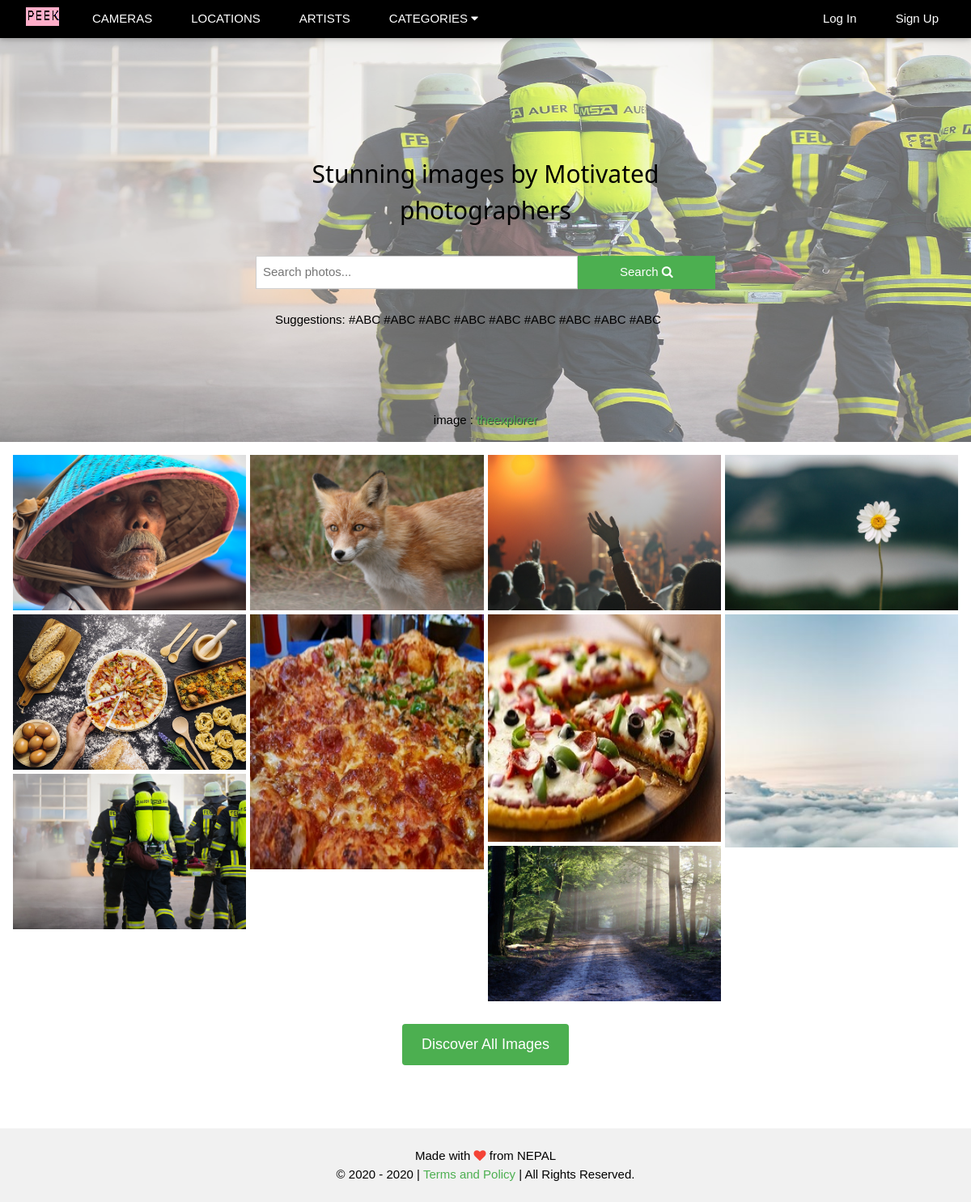
/, run on an earlier commit of the app's database.
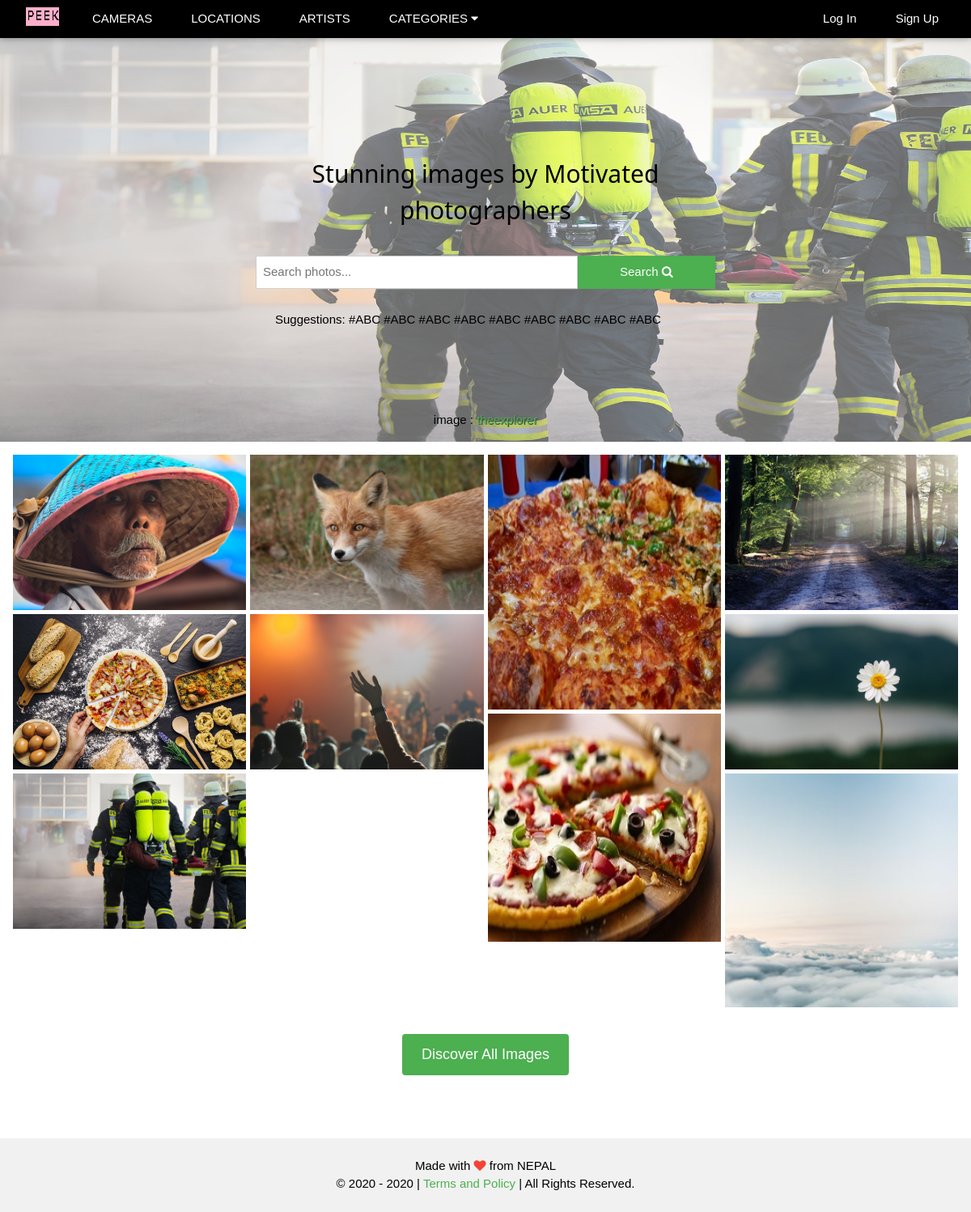
And on a later commit of the database.
### photos/models.py (models this page shows, shortened)
class Photo(models.Model):
    title = models.CharField(max_length=254)
    slug = models.SlugField(unique=True)
    category = models.ForeignKey('Category', on_delete=models.CASCADE)
    image = models.ImageField(upload_to=upload_image_path)
    image_type = models.CharField(max_length=10)
    camera = models.ForeignKey('Camera', on_delete=models.CASCADE)
    location = models.ForeignKey('Location', on_delete=models.CASCADE)
    tags = models.TextField()
    description = models.TextField()
    user = models.ForeignKey(User, on_delete=models.CASCADE)
    active = models.BooleanField(default=True)
    views_count = models.IntegerField(default=0)
    modified_on = models.DateTimeField(auto_now=True)
    uploaded_on = models.DateTimeField(auto_now_add=True)

### users/models.py (models this page shows)
class UserProfile(AbstractUser):
    first_name = models.CharField(max_length=254)
    last_name = models.CharField(max_length=254)
    email = models.EmailField(max_length=254, unique=True)
    profile_picture = models.ImageField(blank=True, upload_to=upload_image_path)
    profession = models.CharField(max_length=254, blank=True)
    address = models.CharField(max_length=254, blank=True)
    dob = models.DateField(blank=True, null=True)
    donate = models.CharField(max_length=254, blank=True)
    fb_username = models.CharField(max_length=254, blank=True)
    tw_username = models.CharField(max_length=254, blank=True)
    in_username = models.CharField(max_length=254, blank=True)

### photos/views.py (the view)
# urls.py: path('', index_page_view, name='index'),
def index_page_view(request):
    home = get_object_or_404(Photo, id=6)
    data = Photo.objects.filter(active=True).order_by('-views_count')[:20]
    return render(request, 'index.html', {'home' : home, 'data' : data})

### photos/context_processors.py (called while the page is built)
def category(request):
    cats = Category.objects.all().order_by('category')
    return {'cat_menu' : cats}

### photos/models.py (called while the page is built)
    def __str__(self):
        return self.category

### templates/index.html (shortened to what this page needs)
{% extends 'base.html' %}
{% block content %}
<div class="w3-display-container w3-center"  style="margin-top:46px">
    <img class="w3-image w3-opacity" src="{{ home.image.url }}" style="height:500px; width:100%">
    <div class="w3-display-middle w3-center w3-container">
        <h2 class="w3-hide-medium w3-hide-small w3-padding-24">Stunning images by Motivated photographers</h2>
        <form action="{% url 'browse' %}" method="get">
          <input type="search" name="search" class="w3-input w3-left w3-border" placeholder="Search photos..." style="width:70%; outline:none;" required {% if request.GET.search %}value="{{ request.GET.search }}"{% endif %}>
          <button class="w3-button w3-green w3-right w3-hover-red" type="submit" style="width:30%; height:41px; outline:none;">Search <i class="fa fa-search"></i></button>
        </form>
        <p class="w3-left w3-padding-large">
            Suggestions:   #ABC  #ABC  #ABC    #ABC    #ABC    #ABC  #ABC   #ABC   #ABC
        </p>
    </div>
    <div class="w3-display-bottommiddle w3-container w3-padding-16">
        image :
        <a style="text-shadow:1px 1px 0 #444; text-decoration: none;" class="w3-text-green w3-hover-text-red" href="{% url 'public_profile' home.user.username %}">{{ home.user.username }}</a>
    </div>
</div>
<div class="w3-content" style="max-width:1500px">
    <section class="w3-container w3-section" id="photos">
        {% for item in data %}
          <div class="w3-display-container" style="margin-bottom: 5px;">
            <div class="img-container">
              <a href="{% url 'single' item.user.username item.slug %}">
                <img src="{{ item.image.url }}">
              </a>
            </div>
          </div>
        {% endfor %}
      </section>
    <div class="w3-container w3-padding-large w3-section w3-center">
        <a href="{% url 'browse' %}" class="w3-btn w3-padding-large w3-large w3-round w3-green" style="margin-bottom:50px">Discover All Images</a>
    </div>
</div>
{% endblock %}

What changed in the data, as far as the page shows it:
changed Photo (number 5 of 10 on the later page): moves up the list
